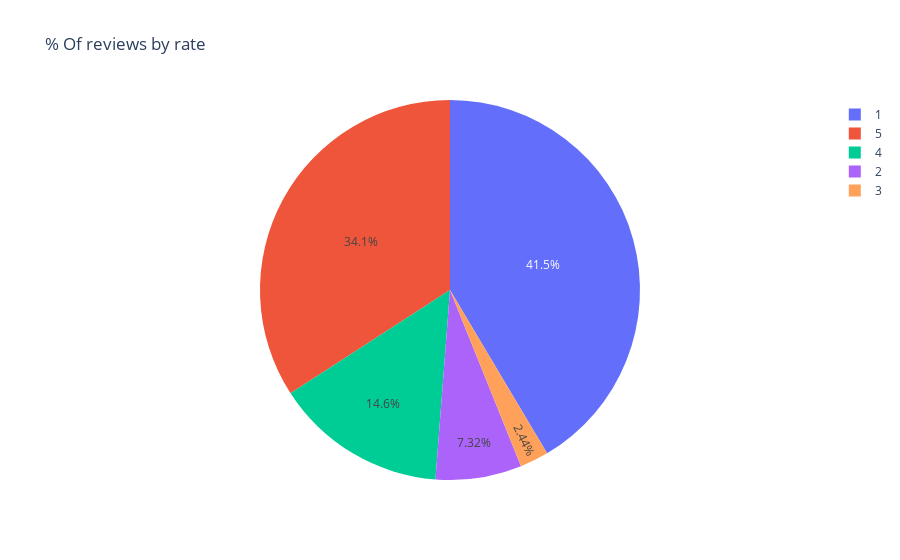

Notebook cell for this chart:
### Code cell
grouped = all_reviews_df.groupby(by = 'rate').count().reset_index()

import plotly.express as px
# This dataframe has 244 lines, but 4 distinct values for `day`

fig = px.pie(grouped, values='review', 
             names='rate',
             title = "% Of reviews by rate"            )
fig.update_layout(uniformtext_minsize=12, uniformtext_mode='hide')
fig.show()

### Figure 1 — Plotly figure (JSON) as saved in the notebook; plotly's stock layout.template omitted (floating-point values rounded to 4 significant figures)
{"data": [{"domain": {"x": [0, 1], "y": [0, 1]}, "hovertemplate": "rate=%{label}<br>review=%{value}<extra></extra>", "labels": [1, 2, 3, 4, 5], "legendgroup": "", "name": "", "showlegend": true, "type": "pie", "values": [17, 3, 1, 6, 14]}], "layout": {"autosize": true, "legend": {"tracegroupgap": 0}, "title": {"text": "% Of reviews by rate"}, "uniformtext": {"minsize": 12, "mode": "hide"}}}
